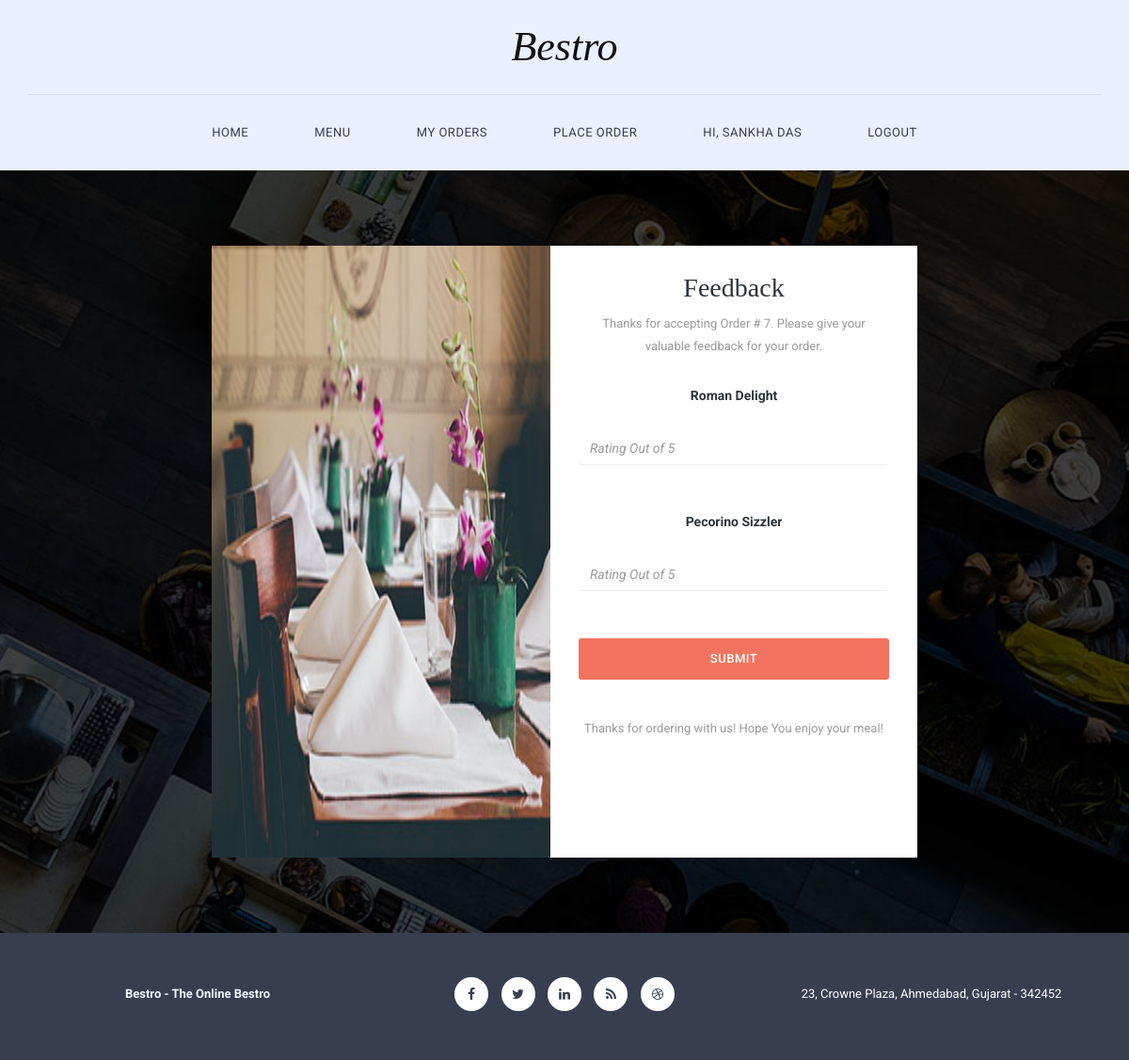
/orders/7/feedback (signed in), run on the app's committed database.
### users/models.py (models this page shows, shortened)
class Customer(models.Model):
    user = models.OneToOneField(User, on_delete=models.CASCADE)
    name = models.CharField(max_length=100, default="", blank=False, null=False)
    address = models.TextField(max_length=1000, default="", blank=False, null=False)
    phone = models.CharField(verbose_name = "Mobile", max_length=14)
    email = models.EmailField(max_length=254)
    image = models.ImageField(verbose_name="Profile Picture", upload_to="customer_pics", default="media/default_user.png")

### orders/models.py (models this page shows, shortened)
class Order(models.Model):
    customer = models.ForeignKey(Customer, on_delete=models.CASCADE)
    date_placed = models.DateTimeField(default=date.today())
    time_placed = models.TimeField(default=datetime.now())
    grand_total = models.DecimalField(max_digits=6, decimal_places=2, default=0)
    expected_time = models.IntegerField(default=15) # Expected Waiting time in minutes
    finalized = models.BooleanField(default=False)
    delivered = models.BooleanField(default=False)

class OrderedItem(models.Model):
    item = models.ForeignKey(Item, on_delete=models.CASCADE, related_name="item")
    order = models.ForeignKey(Order, on_delete=models.CASCADE)
    quantity = models.IntegerField(default=0)
    price = models.DecimalField(max_digits=5, decimal_places=2, default=0)
    rating = models.DecimalField(max_digits=2, decimal_places=1, default=5)

### items/models.py (models this page shows, shortened)
class Item(models.Model):
    name = models.CharField(max_length=50)
    category = models.CharField(max_length=50, choices=CATEGORIES)
    description = models.TextField(max_length=500)
    rate = models.DecimalField(max_digits=5, decimal_places=2)
    is_non_veg = models.BooleanField(default=False)
    stock = models.IntegerField(default=10)
    rating = models.DecimalField(max_digits=2, decimal_places=1, default=5)
    image = models.ImageField(verbose_name="Feature Image", upload_to="item_pics", default="media/default_item.png")

### orders/views.py (the view, shortened to what this page needs)
# urls.py: path('<int:pk>/feedback', feedback, name='feedback'),
@login_required
def feedback(request, pk):
    order = get_object_or_404(Order, pk = pk)
    ordered_items = OrderedItem.objects.filter(order = order)
    context = {
        'order' : order,
        'items' : ordered_items
    }
    return render(request, 'orders/feedback.htm', context)

### orders/templates/orders/feedback.htm (shortened to what this page needs)
{% extends "orders/base.htm" %}
{% load crispy_forms_tags %}
{% load static %}
{% block content %}
    <section id="book-table">
        <div class="container">
            <div class="row">
                <div class="col-md-4 col-md-offset-2 col-sm-12">
                    <div class="left-image">
                        <img src="{% static 'orders/img/book_left_image.jpg' %}"" alt="">
                    </div>
                </div>
                <div class="col-md-4 col-sm-12">
                    <div class="right-info" style="overflow: scroll;">
                        <h4>Feedback</h4>
                        <p> Thanks for accepting Order # {{ order.id }}. Please give your valuable feedback for your order. </p><br>
                            <form method="POST" action="" enctype="multipart/form-data">
                                <ul>
                                    {% for oitem in items %}
                                        <b>{{ oitem.item.name }}</b><br>
                                        <i>
                                            <p><input class="form-control" type="number" name="{{ oitem.id }}" id = "{{ oitem.id }}" placeholder="Rating Out of 5" max="5" min="0"></p>
                                        </i>
                                        <br>
                                    {% endfor %}
                                </ul>
                                <button type="submit" class="btn">Submit</button>
                            </form>
                        <br><br><p>Thanks for ordering with us! Hope You enjoy your meal!</p>
                    </div>
                </div>
            </div>
        </div>
    </section>
{% endblock content %}

### orders/templates/orders/base.htm (shortened to what this page needs)
{% load static %}
<!DOCTYPE html>
<html>
    <head>
        <link rel="stylesheet" href="{% static 'orders/css/bootstrap.min.css' %}">
        <link rel="stylesheet" href="{% static 'orders/css/bootstrap-theme.min.css' %}">
        <link rel="stylesheet" href="{% static 'orders/css/fontAwesome.css' %}">
        <link rel="stylesheet" href="{% static 'orders/css/hero-slider.css' %}">
        <link rel="stylesheet" href="{% static 'orders/css/owl-carousel.css' %}">
        <link rel="stylesheet" href="{% static 'orders/css/templatemo-style.css' %}">
    </head>
<body>
    <div class="header">
        <div class="container">
            <a href="#" class="navbar-brand scroll-top">Bestro</a>
            <nav class="navbar navbar-inverse" role="navigation">
                <div id="main-nav" class="collapse navbar-collapse">
                    <ul class="nav navbar-nav">
                        <li><a href="{% url 'index' %}">Home</a></li>
                        <li><a href="{% url 'menu' %}">Menu</a></li>
                        {% if not user.is_authenticated %}
                            <li><a href="{% url 'register_customer' %}">Sign Up</a></li>
                            <li><a href="{% url 'login' %}">Login</a></li>
                        {% elif user.is_superuser %}
                            <li><a href="{% url 'notify_offers' %}">New Offer</a></li>
                            <li><a href="{% url 'register_staff' %}">Register Employee</a></li>
                            <li><a href="{% url 'staff_profile' %}">Hi, {{ user.staff.name }}</a></li>
                            <li><a href="{% url 'logout' %}">Logout</a></li>
                        {% else %}
                            <li><a href="{% url 'past_transactions' %}">My Orders</a></li>
                            <li><a href="{% url 'create_order' %}">Place Order</a></li>
                            <li><a href="{% url 'customer_profile' %}">Hi, {{ user.customer.name }}</a></li>
                            <li><a href="{% url 'logout' %}">Logout</a></li>
                        {% endif %}
                    </ul>
                </div>
            </nav>
        </div>
    </div>
    {% block content %}
    {% endblock %}
    <footer>
        <div class="container">
            <div class="row">
                <div class="col-md-4">
                    <p style="color: aliceblue;"><b>Bestro - The Online Bestro</b></p>
                </div>
                <div class="col-md-4">
                    <ul class="social-icons">
                        <li><a rel="nofollow" href="http://www.facebook.com/templatemo" target="_parent"><i class="fa fa-facebook"></i></a></li>
                        <li><a href="#"><i class="fa fa-twitter"></i></a></li>
                        <li><a href="#"><i class="fa fa-linkedin"></i></a></li>
                        <li><a href="#"><i class="fa fa-rss"></i></a></li>
                        <li><a href="#"><i class="fa fa-dribbble"></i></a></li>
                    </ul>
                </div>
                <div class="col-md-4">
                    <p>23, Crowne Plaza, Ahmedabad, Gujarat - 342452</p>
                </div
            </div>
        </div>
    </footer>
</body>
</html>

### orders/static/orders/css/hero-slider.css (style rules this page uses)
*, *::after, *::before { -webkit-box-sizing: border-box; -moz-box-sizing: border-box; box-sizing: border-box; }
html { font-size: 62.5%; }
body { font-family: "Open Sans", sans-serif; color: #2c343b; background-color: #f2f2f2; }
a { color: #d44457; text-decoration: none; }
img { max-width: 100%; }

### orders/static/orders/css/templatemo-style.css (style rules this page uses)
* { margin: 0; padding: 0; font-family: 'Roboto', arial, sans-serif; }
body { overflow-x: hidden; background-color: #fff; }
ul { list-style: none; margin: 0px; }
p { color: #9a9a9a; font-size: 13px; line-height: 24px; }
.header { width: 100%; padding: 0; z-index: 10000; transition: all 0.2s ease-in-out; background-color: #eaf0ff; text-align: center; }
.navbar-inverse .navbar-brand, .navbar-inverse .navbar-nav>li>a { text-shadow: none; }
.navbar-brand { font-family: 'Spectral', serif; font-size: 44px; color: #121212; font-style: italic; text-align: center; width: 100%; border-bottom: 1px solid #d8deed; position: relative; padding: 40px 0px; height: auto!important; }
#main-nav { padding: 15px 0px; float: right; position:relative; left:-50%; text-align: left; }
.nav { list-style:none; position:relative; left:50%; }
.navbar-nav li { margin: 0px 20px; }
.navbar-nav li a { font-family: 'Roboto', sans-serif; font-size: 13px; text-transform: uppercase; color: #363e50!important; letter-spacing: 0.5px; }
.navbar-inverse { background-image: none; background-color: transparent; }
.header .navbar { margin: 0; border: none; }
section#book-table { padding: 80px 0px; background-image: url(../img/book-bg.jpg); background-repeat: no-repeat; background-size: cover; background-position: center center; text-align: center; }
section#book-table .left-image img { width: 100%; height: 650px; overflow: hidden; }
.right-info { height: 650px; background-color: #fff; margin-left: -30px; padding: 30px; }
.right-info h4 { margin-top: 0px; font-family: 'Spectral', serif; font-size: 28px; }
.right-info input { margin-top: 30px; margin-bottom: 30px; box-shadow: none; outline: none; border-right: none; border-left: none; border-top: none; border-bottom: 1px solid #eee; font-size: 14px; color: #9a9a9a; }
.right-info button { width: 100%; display: inline-block; background-color: #f2745f; color: #fff!important; font-size: 13px; text-transform: uppercase; font-weight: 500; padding: 12px 20px; border-radius: 3px; text-decoration: none; letter-spacing: 0.5px; }
footer { background-color: #363e50; line-height: 130px; text-align: center; }
footer p { line-height: 120px; color: #fff; margin-top: 5px; }
footer ul { list-style: none; padding: 0; margin: 0; }
footer ul li { display: inline-block; margin: 0px 5px; }
footer ul li i { width: 36px; height: 36px; display: inline-block; text-align: center; line-height: 36px!important; background-color: #fff; border-radius: 50%; color: #363e50; transition: all 0.5s; }

### data on the page
Order: id "7"
OrderedItem: item.name "Roman Delight"
OrderedItem: item.name "Pecorino Sizzler"

### other printed values
{{ user.customer.name }} "SANKHA DAS"
